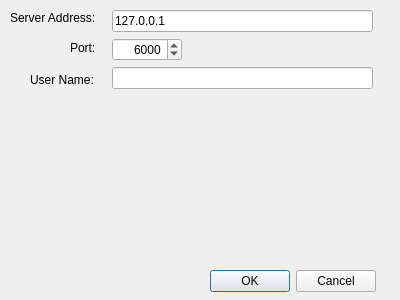
<?xml version="1.0" encoding="UTF-8"?>
<ui version="4.0">
 <class>SettingsDialog</class>
 <widget class="QDialog" name="SettingsDialog">
  <property name="geometry">
   <rect>
    <x>0</x>
    <y>0</y>
    <width>400</width>
    <height>300</height>
   </rect>
  </property>
  <property name="windowTitle">
   <string>Configure</string>
  </property>
  <widget class="QDialogButtonBox" name="buttonBox">
   <property name="geometry">
    <rect>
     <x>210</x>
     <y>270</y>
     <width>166</width>
     <height>22</height>
    </rect>
   </property>
   <property name="orientation">
    <enum>Qt::Horizontal</enum>
   </property>
   <property name="standardButtons">
    <set>QDialogButtonBox::Cancel|QDialogButtonBox::Ok</set>
   </property>
  </widget>
  <widget class="QLabel" name="serverAddressLabel">
   <property name="geometry">
    <rect>
     <x>10</x>
     <y>10</y>
     <width>96</width>
     <height>16</height>
    </rect>
   </property>
   <property name="text">
    <string>Server Address: </string>
   </property>
  </widget>
  <widget class="QLineEdit" name="serverAddress">
   <property name="geometry">
    <rect>
     <x>112</x>
     <y>10</y>
     <width>261</width>
     <height>22</height>
    </rect>
   </property>
   <property name="text">
    <string>127.0.0.1</string>
   </property>
  </widget>
  <widget class="QSpinBox" name="portBox">
   <property name="geometry">
    <rect>
     <x>112</x>
     <y>38</y>
     <width>70</width>
     <height>23</height>
    </rect>
   </property>
   <property name="wrapping">
    <bool>false</bool>
   </property>
   <property name="frame">
    <bool>true</bool>
   </property>
   <property name="alignment">
    <set>Qt::AlignRight|Qt::AlignTrailing|Qt::AlignVCenter</set>
   </property>
   <property name="minimum">
    <number>1024</number>
   </property>
   <property name="maximum">
    <number>65525</number>
   </property>
   <property name="value">
    <number>6000</number>
   </property>
  </widget>
  <widget class="QLabel" name="label_2">
   <property name="geometry">
    <rect>
     <x>70</x>
     <y>40</y>
     <width>29</width>
     <height>16</height>
    </rect>
   </property>
   <property name="text">
    <string>Port:</string>
   </property>
  </widget>
  <widget class="QLabel" name="label_3">
   <property name="geometry">
    <rect>
     <x>30</x>
     <y>70</y>
     <width>81</width>
     <height>20</height>
    </rect>
   </property>
   <property name="text">
    <string>User Name:</string>
   </property>
  </widget>
  <widget class="QLineEdit" name="userNameEdit">
   <property name="geometry">
    <rect>
     <x>112</x>
     <y>67</y>
     <width>261</width>
     <height>22</height>
    </rect>
   </property>
  </widget>
 </widget>
 <resources/>
 <connections>
  <connection>
   <sender>buttonBox</sender>
   <signal>accepted()</signal>
   <receiver>SettingsDialog</receiver>
   <slot>accept()</slot>
   <hints>
    <hint type="sourcelabel">
     <x>248</x>
     <y>254</y>
    </hint>
    <hint type="destinationlabel">
     <x>157</x>
     <y>274</y>
    </hint>
   </hints>
  </connection>
  <connection>
   <sender>buttonBox</sender>
   <signal>rejected()</signal>
   <receiver>SettingsDialog</receiver>
   <slot>reject()</slot>
   <hints>
    <hint type="sourcelabel">
     <x>316</x>
     <y>260</y>
    </hint>
    <hint type="destinationlabel">
     <x>286</x>
     <y>274</y>
    </hint>
   </hints>
  </connection>
 </connections>
</ui>
